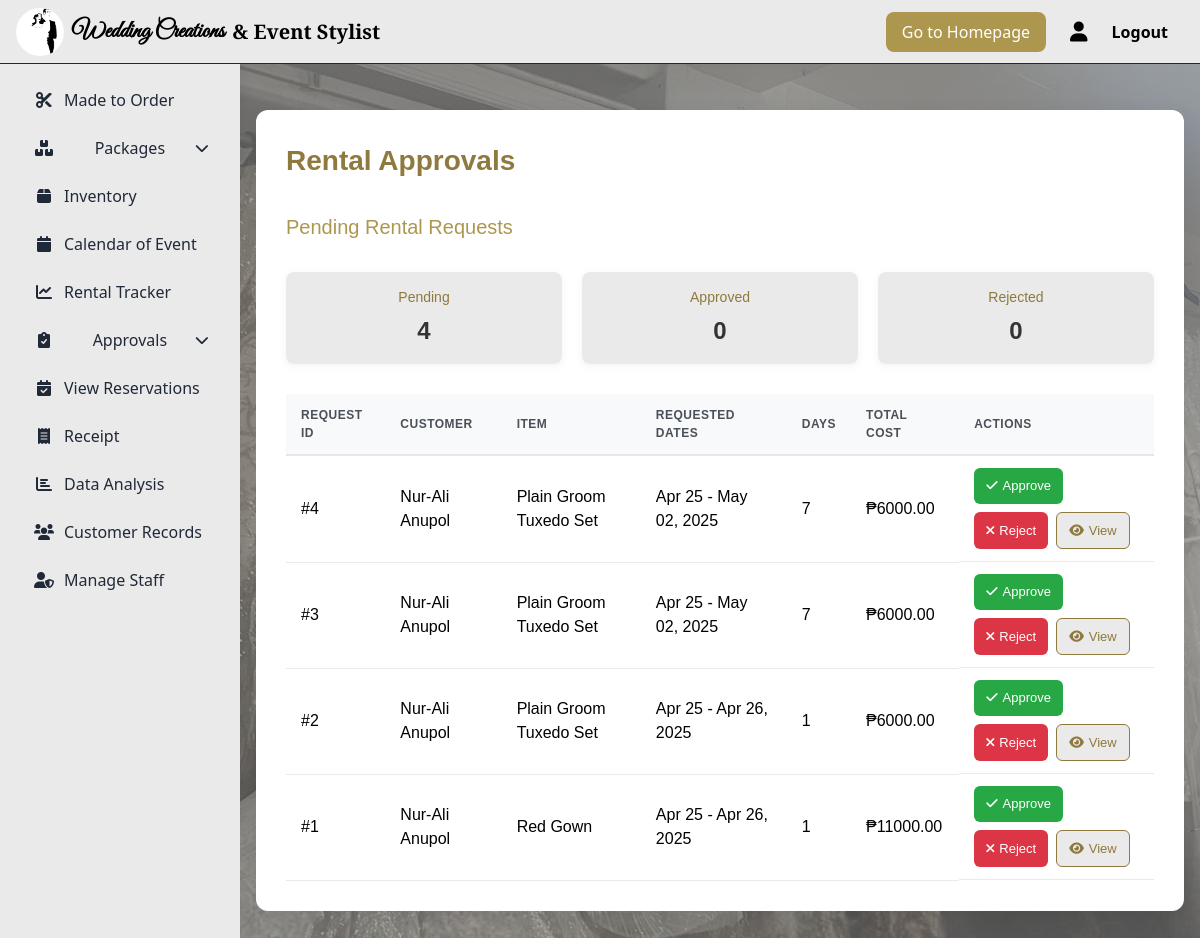
The app's page /rentals/approvals/ (signed in), older data.
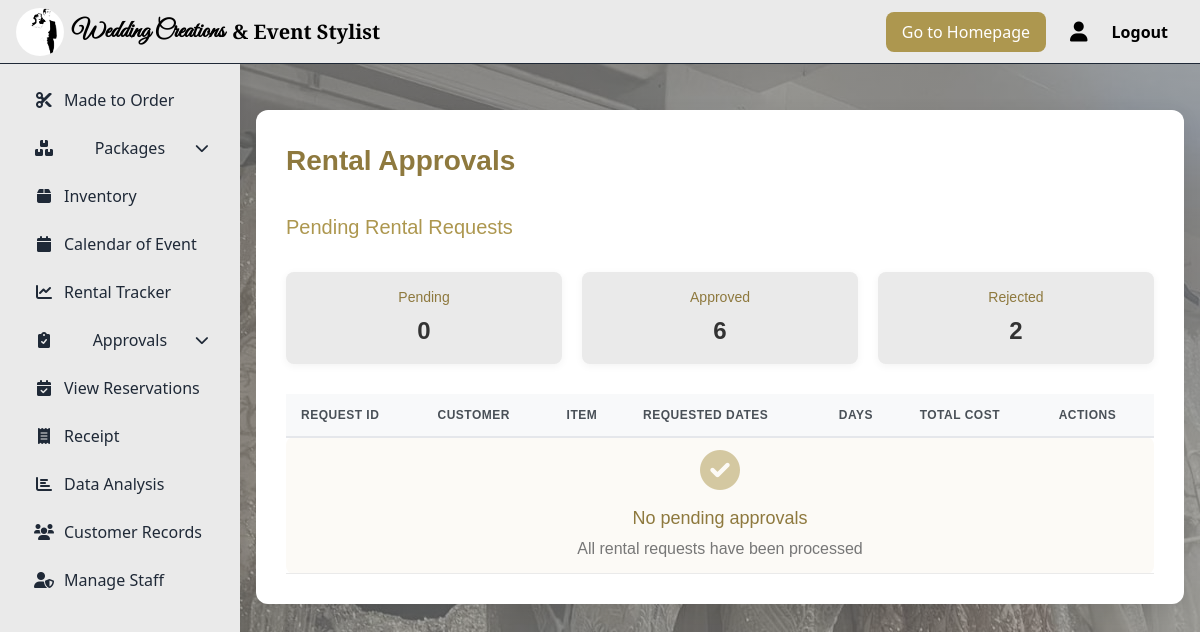
The same page, newer data.
### saritasapp/models.py (models this page shows, shortened)
class Rental(models.Model):
    PENDING = "Pending"
    APPROVED = "Approved"
    RENTED = "Rented"
    RETURNED = "Returned"
    OVERDUE = "Overdue"
    CANCELLED = "Cancelled"
    REJECTED = "Rejected"
    STATUS_CHOICES = [
        (PENDING, "Pending"),
        (APPROVED, "Approved"),
        (RENTED, "Rented"),
        (RETURNED, "Returned"),
        (OVERDUE, "Overdue"),
        (CANCELLED, "Cancelled"),
        (REJECTED, "Rejected"),
    ]
    customer = models.ForeignKey('Customer', on_delete=models.CASCADE, related_name="rentals")
    inventory = models.ForeignKey('Inventory', on_delete=models.CASCADE, related_name="rentals")
    staff = models.ForeignKey(
        settings.AUTH_USER_MODEL,
        on_delete=models.SET_NULL,
        null=True,
        blank=True,
        related_name="processed_rentals"
    )
    rental_start = models.DateField(default=timezone.now)
    rental_end = models.DateField()
    deposit = models.DecimalField(max_digits=10, decimal_places=2, default=0)
    status = models.CharField(max_length=10, choices=STATUS_CHOICES, default=PENDING)
    created_at = models.DateTimeField(auto_now_add=True)
    updated_at = models.DateTimeField(auto_now=True)
    notes = models.TextField(blank=True, null=True)
    inventory_decremented = models.BooleanField(default=False)
    rejection_reason = models.TextField(blank=True, null=True)
    class Meta:
        ordering = ['-created_at']
        indexes = [
            models.Index(fields=['status']),
            models.Index(fields=['rental_start', 'rental_end']),
        ]
    @property
    def duration_days(self):
        return (self.rental_end - self.rental_start).days
    @property
    def total_cost(self):
        return float(self.inventory.rental_price) + float(self.deposit)
    @property
    def encrypted_id(self):
        if not self.pk:
            return None
        try:
            return encrypt_id(self.pk)
        except Exception as e:
            logger.error(f"Failed to encrypt rental ID {self.pk}: {str(e)}")
            return None
    def get_encrypted_id(self):
        encrypted = self.encrypted_id
        if not encrypted:
            raise ValueError(f"Encryption failed for rental ID {self.pk}")
        return encrypted

class Customer(models.Model):
    user = models.OneToOneField(User, on_delete=models.CASCADE, related_name="customer_profile")
    phone = models.CharField(max_length=15, unique=True)
    address = models.TextField(blank=True, null=True)
    created_at = models.DateTimeField(auto_now_add=True)
    image = models.ImageField(upload_to="customers/", null=True, blank=True)

class User(AbstractUser):
    ROLE_CHOICES = [
        ('staff', 'Staff'),
        ('customer', 'Customer'),
    ]
    email = models.EmailField(unique=True)
    branch = models.ForeignKey(Branch, null=True, blank=True, on_delete=models.SET_NULL)
    role = models.CharField(max_length=10, choices=ROLE_CHOICES, default='customer')
    created_at = models.DateTimeField(auto_now_add=True)
    USERNAME_FIELD = "username"
    REQUIRED_FIELDS = ["email"]

class Inventory(models.Model):
    name = models.CharField(max_length=255)
    branch = models.ForeignKey(Branch, on_delete=models.CASCADE, related_name="inventory_items")
    category = models.ForeignKey(Category, on_delete=models.CASCADE, related_name="items")
    item_type = models.ForeignKey(ItemType, on_delete=models.SET_NULL, null=True, blank=True)
    color = models.ForeignKey(Color, null=True, blank=True, on_delete=models.SET_NULL, related_name="inventory_items")
    size = models.ForeignKey(Size, null=True, blank=True, on_delete=models.SET_NULL, related_name="inventory_items")
    quantity = models.IntegerField(default=0)
    rental_price = models.DecimalField(max_digits=10, decimal_places=2)
    reservation_price = models.DecimalField(max_digits=10, decimal_places=2, null=True, blank=True)
    deposit_price = models.DecimalField(max_digits=10, decimal_places=2, null=True, blank=True)
    purchase_price = models.DecimalField(max_digits=10, decimal_places=2, null=True, blank=True)
    available = models.BooleanField(default=True)
    image = models.ImageField(upload_to="inventory/", null=True, blank=True)
    created_at = models.DateTimeField(auto_now_add=True)
    updated_at = models.DateTimeField(auto_now=True)
    class Meta:
        verbose_name_plural = "Inventory"
        ordering = ['-created_at']

### saritasapp/views.py (the view)
# urls.py: path('rentals/approvals/', views.rental_approvals, name='rental_approvals'),
@staff_member_required
def rental_approvals(request):
    try:
        pending_rentals = Rental.objects.filter(status='Pending').select_related(
            'customer__user', 'inventory').order_by('-created_at')
        valid_rentals = []
        for rental in pending_rentals:
            if rental.encrypted_id:  # Only include rentals with valid encryption
                valid_rentals.append(rental)
            else:
                logger.error(f"Excluding rental {rental.id} - encryption failed")
        stats = {
            'pending': pending_rentals.count(),
            'approved': Rental.objects.filter(status='Approved').count(),
            'rejected': Rental.objects.filter(status='Rejected').count(),
        }
        return render(request, 'saritasapp/rental_approvals.html', {
            'pending_rentals': valid_rentals,
            'stats': stats,
        })
    except Exception as e:
        logger.critical(f"Error in rental_approvals: {str(e)}")
        messages.error(request, "System error loading approvals")
        return redirect('admin_dashboard')

### core/utils/encryption.py (called while the page is built)
def encrypt_id(id_value):
    return encryption_service.encrypt_id(id_value)

    def encrypt_id(self, id_value):
        try:
            encrypted = self.fernet.encrypt(str(id_value).encode())
            return base64.urlsafe_b64encode(encrypted).decode().rstrip('=')
        except Exception as e:
            logger.error(f"ID encryption failed: {str(e)}")
            raise ValueError("ID encryption failed")

### customerapp/context_processors.py (called while the page is built)
def notifications(request):
    if request.user.is_authenticated:
        cache_key = f'unread_count_{request.user.id}'
        count = cache.get(cache_key)
        if count is None:
            count = Notification.objects.filter(
                user=request.user,
                is_read=False
            ).count()
            cache.set(cache_key, count, 60)  # Cache for 60 seconds
        return {'unread_count': count}
    return {'unread_count': 0}

def categories_processor(request):
    return {
        'categories': Category.objects.all()
    }

### saritasapp/context_processors.py (called while the page is built)
def notifications(request):
    if request.user.is_authenticated:
        return {
            'unread_count': Notification.objects.filter(user=request.user, is_read=False).count()
        }
    return {}

### saritasapp/templates/saritasapp/rental_approvals.html (shortened to what this page needs)
{% extends "saritasapp/base.html" %}
{% load static %}
{% block extra_css %}
<link rel="stylesheet" href="{% static 'css/rental_approvals.css' %}">
<link rel="stylesheet" href="https://cdn.datatables.net/1.13.6/css/jquery.dataTables.min.css">
<link rel="stylesheet" href="https://cdnjs.cloudflare.com/ajax/libs/font-awesome/6.0.0/css/all.min.css">
{% endblock %}
{% block content %}
    <div class="page-header">
        <h1>Rental Approvals</h1>
        <h2>Pending Rental Requests</h2>
    <div class="stats-container">
        <div class="stat-item">
            <div class="stat-label">Pending</div>
            <div class="stat-value">{{ stats.pending }}</div>
        </div>
        <div class="stat-item">
            <div class="stat-label">Approved</div>
            <div class="stat-value">{{ stats.approved }}</div>
        </div>
        <div class="stat-item">
            <div class="stat-label">Rejected</div>
            <div class="stat-value">{{ stats.rejected }}</div>
        </div>
    </div>
    <div class="table-container">
        <table class="table">
            <thead>
                <tr>
                    <th>Request ID</th>
                    <th>Customer</th>
                    <th>Item</th>
                    <th>Requested Dates</th>
                    <th>Days</th>
                    <th>Total Cost</th>
                    <th>Actions</th>
                </tr>
            </thead>
            <tbody>
                {% for rental in pending_rentals %}
                <tr>
                    <td>#{{ rental.id }}</td>
                    <td>{{ rental.customer.user.get_full_name }}</td>
                    <td>{{ rental.inventory.name }}</td>
                    <td>
                        {{ rental.rental_start|date:"M d" }} - {{ rental.rental_end|date:"M d, Y" }}
                    </td>
                    <td>{{ rental.duration_days }}</td>
                    <td>₱{{ rental.total_cost|floatformat:2 }}</td>
                    <td class="action-buttons">
                        <a href="{% url 'saritasapp:approve_or_reject_rental' rental.get_encrypted_id 'approve' %}"
                        class="btn btn-approve">
                         <i class="fas fa-check"></i> Approve
                     </a>
                     <a href="{% url 'saritasapp:approve_or_reject_rental' rental.get_encrypted_id 'reject' %}"
                        class="btn btn-reject">
                         <i class="fas fa-times"></i> Reject
                     </a>
                        <a href="{% url 'saritasapp:rental_detail' rental.id %}"
                           class="btn btn-info">
                            <i class="fas fa-eye"></i> View
                        </a>
                    </td>
                </tr>
                {% empty %}
                <tr>
                    <td colspan="7" class="empty-state">
                        <i class="fas fa-check-circle"></i>
                        <h4>No pending approvals</h4>
                        <p>All rental requests have been processed</p>
                    </td>
                </tr>
                {% endfor %}
            </tbody>
        </table>
    </div>
</div>
{% endblock %}

Row changes from the older to the newer data that the page shows:
no longer on this page (row edited): Rental: id "4", customer.user.get_full_name "Nur-Ali Anupol", inventory.name "Plain Groom Tuxedo Set", rental_start "Apr 25", rental_end "May 02, 2025", duration_days "7", total_cost "6000.00"
no longer on this page (row edited): Rental: id "3", customer.user.get_full_name "Nur-Ali Anupol", inventory.name "Plain Groom Tuxedo Set", rental_start "Apr 25", rental_end "May 02, 2025", duration_days "7", total_cost "6000.00"
no longer on this page (row edited): Rental: id "2", customer.user.get_full_name "Nur-Ali Anupol", inventory.name "Plain Groom Tuxedo Set", rental_start "Apr 25", rental_end "Apr 26, 2025", duration_days "1", total_cost "6000.00"
no longer on this page (row edited): Rental: id "1", customer.user.get_full_name "Nur-Ali Anupol", inventory.name "Red Gown", rental_start "Apr 25", rental_end "Apr 26, 2025", duration_days "1", total_cost "11000.00"
Text that changed along with them:
{{ stats.pending }}: "4" → "0"
{{ stats.approved }}: "0" → "6"
{{ stats.rejected }}: "0" → "2"
text now shown: "No pending approvals All rental requests have been processed"
